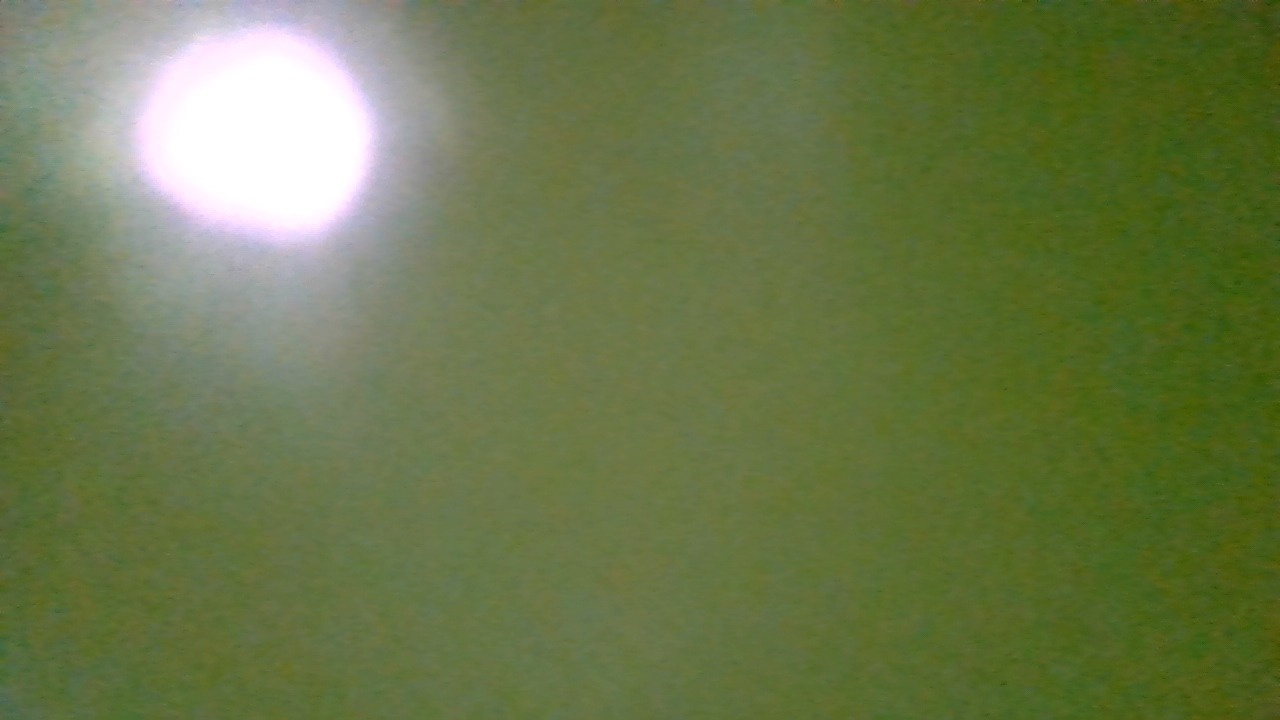
#> input picture snapbooth/backend/uploads/12399787c10c403fb58fc2d9b1ed7d2e.jpg, 1280 x 720 px
$ python -i image_processor.py   (imports and definitions only)
#> lines starting #> are read from the running program, lines starting #| are printed output that depends on the picture
import os
import io
import base64
import uuid
import math
import logging
import random
from typing import Optional, List, Tuple

import numpy as np
from PIL import Image, ImageEnhance, ImageFilter as PILFilter, ImageDraw, ImageFont, ImageOps

from app.config import settings
from app.services.sticker_service import apply_stickers_to_image

logger = logging.getLogger("snapbooth.image_processor")


def _decode_base64_to_pil(data_uri: str) -> Image.Image:
    if "," in data_uri:
        data_uri = data_uri.split(",", 1)[1]
    img_bytes = base64.b64decode(data_uri)
    return Image.open(io.BytesIO(img_bytes)).convert("RGB")


# ─── Creative Filters (all Pillow-based) ─────────────────────────────


# [239 lines left out: functions _apply_vignette, _sepia_tone, _add_noise, apply_filter, apply_frame_effect, create_thumbnail and 1 more, not called in this run]


def process_and_save_composite(
    images_data: List[str],
    layout: str = "single",
    filter_name: str = "normal",
    frame_type: str = "simple",
) -> Tuple[str, str, str, int, int, int]:
    """Decode multiple images, apply filter, create layout composite, apply frame, save."""
    logger.info(f"[Processing] Starting composite pipeline: {len(images_data)} images, layout={layout}")

    pil_images = []
    for i, data in enumerate(images_data):
        pil = _decode_base64_to_pil(data)
        pil = apply_filter(pil, filter_name)
        pil_images.append(pil)
        logger.info(f"[Processing] Image {i+1} decoded and filtered")

    # Create layout composite
    composite = create_layout_image(pil_images, layout)
    logger.info(f"[Processing] Layout composite created: {composite.size}")

    # Apply frame
    composite = apply_frame_effect(composite.convert("RGBA"), frame_type)
    composite_rgb = composite.convert("RGB")

    # Save
    file_id = uuid.uuid4().hex
    filename = f"{file_id}.jpg"
    filepath = os.path.join(settings.UPLOAD_DIR, filename)
    composite_rgb.save(filepath, "JPEG", quality=settings.JPEG_QUALITY)
    file_size = os.path.getsize(filepath)

    thumb = create_thumbnail(composite_rgb)
    thumbnail_filename = f"{file_id}_thumb.jpg"
    thumb_path = os.path.join(settings.UPLOAD_DIR, thumbnail_filename)
    thumb.save(thumb_path, "JPEG", quality=80)

    logger.info(f"[Storage] Saved composite: {filename} ({composite_rgb.width}x{composite_rgb.height}, {file_size}B)")
    return filename, thumbnail_filename, "", composite_rgb.width, composite_rgb.height, file_size


# ─── Layouts ──────────────────────────────────────────────────────────


# [92 lines left out: functions create_layout_image, create_session_composite, export_images_to_pdf, not called in this run]

>>> import cv2
>>> picture = cv2.imread('../../uploads/12399787c10c403fb58fc2d9b1ed7d2e.jpg', cv2.IMREAD_GRAYSCALE)
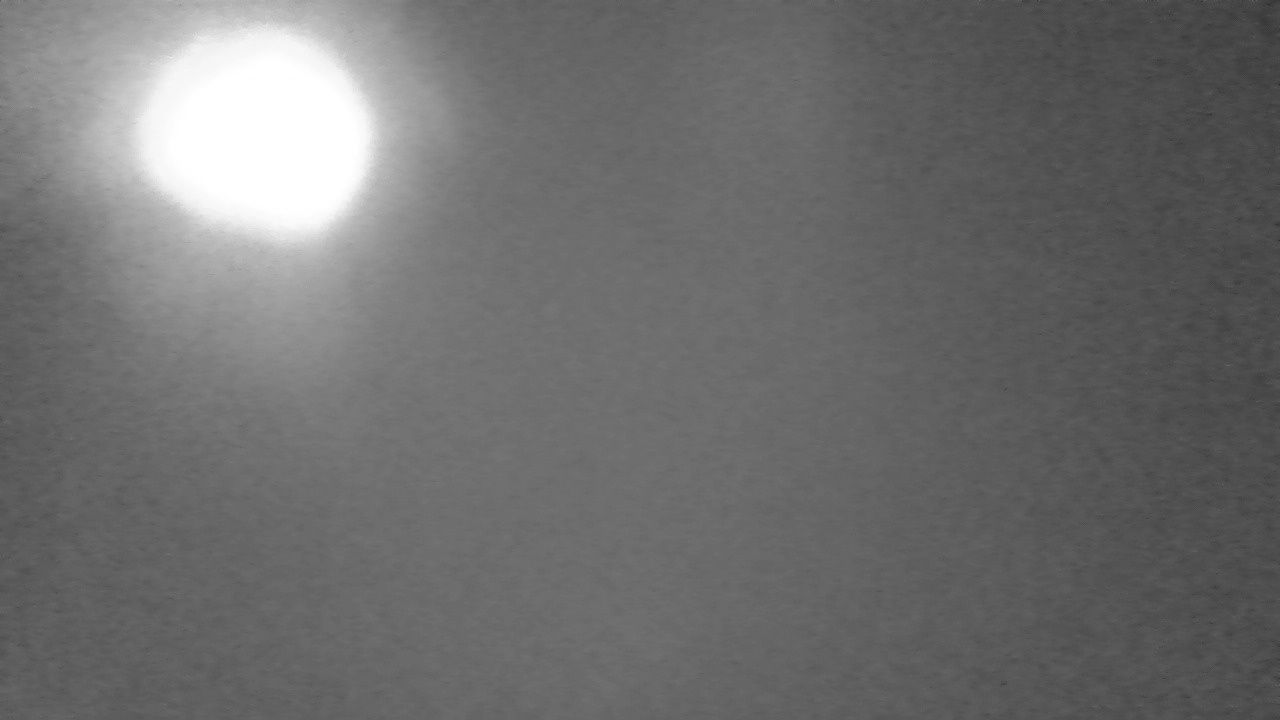
#> picture: shape (720, 1280); min 42, max 255, mean 110.7
>>> result = process_and_save_composite(picture)
#> (the run stopped early here; a loop or call above may not have finished)

$ run again, on snapbooth/backend/uploads/136dfb6c69254bff8ac9365fbbaccdfd_thumb.jpg
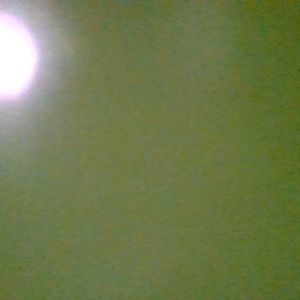
#> input picture snapbooth/backend/uploads/136dfb6c69254bff8ac9365fbbaccdfd_thumb.jpg, 300 x 300 px
#> `picture = cv2.imread('../../uploads/12399787c10c403fb58fc2d9b1ed7d2e.j..`:
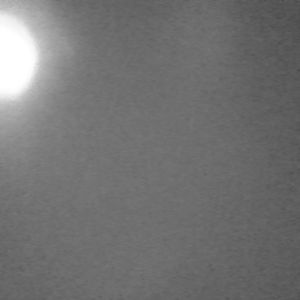
#> picture: shape (300, 300); min 75, max 255, mean 114.7
